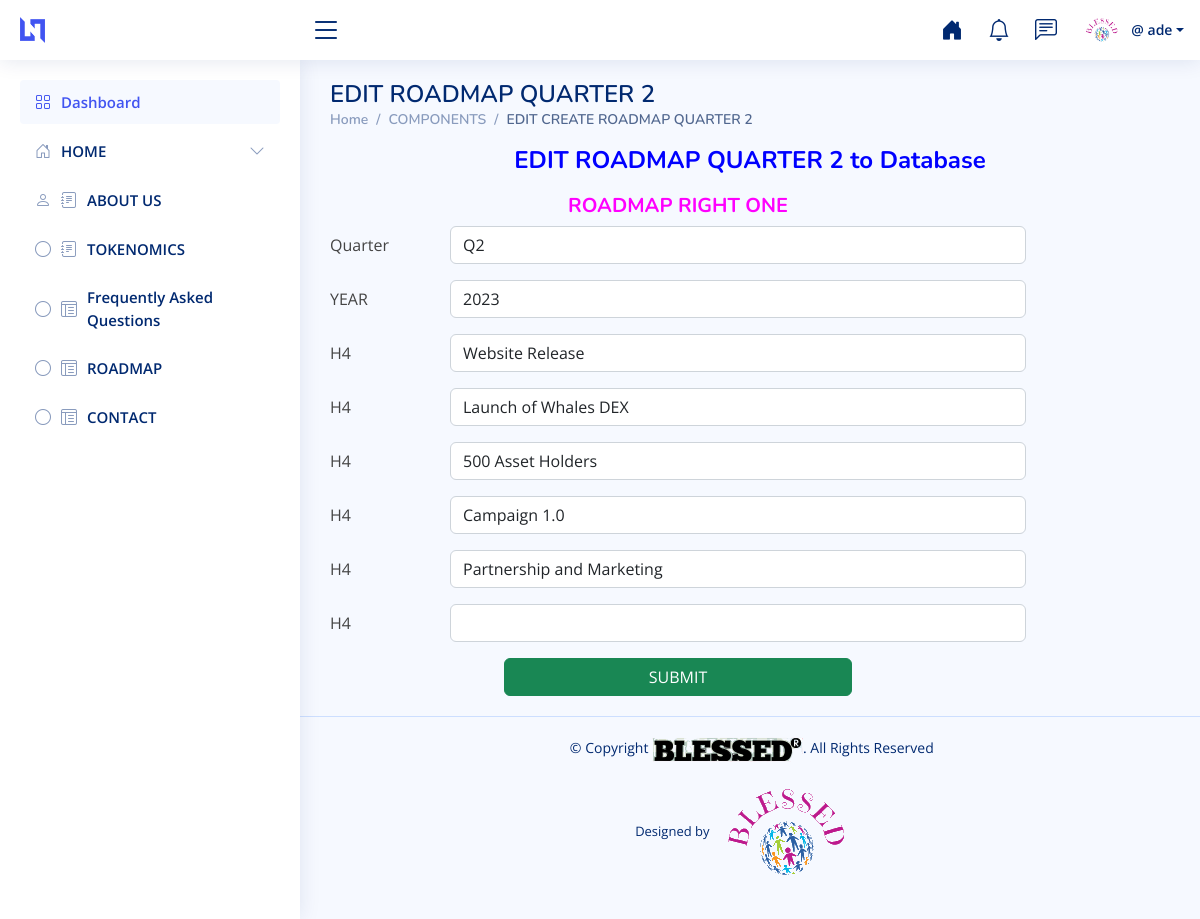
Page /EDIT-ROADMAP-LEFT/3 (signed in) on the committed database.
### ews_app/models.py (models this page shows, shortened)
class RoadmapL1(models.Model):
    hone = models.CharField(max_length=77)
    h_two = models.CharField(max_length=77, blank=True, null=True)
    h_three = models.CharField(max_length=77, blank=True, null=True)
    h_four = models.CharField(max_length=77, blank=True, null=True)
    h_five = models.CharField(max_length=77, blank=True, null=True)
    h_six = models.CharField(max_length=77, blank=True, null=True)
    Quarter = models.CharField(max_length=3)
    year = models.CharField(max_length=4)

### ews_app/views.py (the view, shortened to what this page needs)
# urls.py: path('EDIT-ROADMAP-LEFT/<str:pk>', views.EditRoadmapLeft1, name='edit_create_map_L'),
def EditRoadmapLeft1(request, pk):
    rmr = RoadmapL1.objects.get(id=pk)
    context = {
        'rmr': rmr
    }
    return render(request, 'ews_app/edit_rml.html', context)

### ews_app/templates/ews_app/edit_rml.html (shortened to what this page needs)
{% extends 'ews_app/base.html' %}
{% load static %}
{% block content %}
<main id="main" class="main">
    <div class="pagetitle">
      <h1> EDIT ROADMAP QUARTER 2</h1>
      <nav>
        <ol class="breadcrumb">
          <li class="breadcrumb-item"><a href="{% url 'ews_app:ad-hm' %}">Home</a></li>
          <li class="breadcrumb-item">COMPONENTS</li>
          <li class="breadcrumb-item active"> EDIT CREATE ROADMAP QUARTER 2</li>
        </ol>
      </nav>
    </div>
   <section class="section">
        <div class="row">
                {% if user.is_authenticated %}
                <h4 class="text-center" style="color: blue; font-weight: 700;">  EDIT  ROADMAP QUARTER 2 to Database</h4>
                    <br><br>
                    {% if submitted %}
                        The ROADMAP QUARTER 2 was submitted Successfully
                    {% else %}
                        <div class="col-lg-10">
                            <h5 class="text-center" style="color: magenta; font-weight: 700;">ROADMAP RIGHT ONE </h5>
                          <form action="" method="POST" >
                               <div class="row mb-3">
                                <label for="" class="col-sm-2 col-form-label">Quarter</label>
                                <div class="col-sm-10">
                                  <input type="text" name="rmrQR" class="form-control" value="{{rmr.Quarter}}">
                                </div>
                              </div>
                              <div class="row mb-3">
                                <label for="" class="col-sm-2 col-form-label">YEAR</label>
                                <div class="col-sm-10">
                                  <input type="text" name="rmrYR" class="form-control" value="{{rmr.year}}" >
                                </div>
                              </div>
                              <div class="row mb-3">
                                <label for="" class="col-sm-2 col-form-label">H4</label>
                                <div class="col-sm-10">
                                  <input type="text" name="rmrhone" class="form-control" value="{{rmr.hone}}">
                                </div>
                              </div>
                              <div class="row mb-3">
                                <label for="" class="col-sm-2 col-form-label">H4</label>
                                <div class="col-sm-10">
                                  <input type="text" name="rmrh_two" class="form-control" value="{{rmr.h_two}}" >
                                </div>
                              </div>
                              <div class="row mb-3">
                                <label for="" class="col-sm-2 col-form-label">H4</label>
                                <div class="col-sm-10">
                                  <input type="text" name="rmrh_three" class="form-control" value="{{rmr.h_three}}">
                                </div>
                              </div>
                              <div class="row mb-3">
                                <label for="" class="col-sm-2 col-form-label">H4</label>
                                <div class="col-sm-10">
                                  <input type="text" name="rmrh_four" class="form-control" value="{{rmr.h_four}}" >
                                </div>
                              </div>
                              <div class="row mb-3">
                                <label for="" class="col-sm-2 col-form-label">H4</label>
                                <div class="col-sm-10">
                                  <input type="text" name="rmrh_five" class="form-control" value="{{rmr.h_five}}" >
                                </div>
                              </div>
                              <div class="row mb-3">
                                <label for="" class="col-sm-2 col-form-label">H4</label>
                                <div class="col-sm-10">
                                  <input type="text" name="rmrh_six" class="form-control" value="{{rmr.h_six}}" >
                                </div>
                              </div>
                            <center> <input type="submit" class="btn btn-success col-6 " value="SUBMIT"></center>
                          </form>
                        </div>
                        <br><br><br>
                    {% endif %}
                {% else %}
                <p>You are not allowed here</p>
        {% endif %}
        </div>
    </section>
</main>
{% endblock content %}

### ews_app/templates/ews_app/header.html (shortened to what this page needs)
{% load static %}
  <header id="header" class="header fixed-top d-flex align-items-center">
    <div class="d-flex align-items-center justify-content-between">
      <a href="{% url 'ews_app:ad-hm' %}" class="logo d-flex align-items-center">
        <img src="assets/img/logo.png" alt="">
        <span class="d-none d-lg-block"><img src="" alt=""></span>
      </a>
      <i class="bi bi-list toggle-sidebar-btn"></i>
    </div>
    <nav class="header-nav ms-auto">
      <ul class="d-flex align-items-center">
        <li class="nav-item ">
          <a target="_blank" href="/" class="nav-link nav-icon">
            <i class="bi bi-house-door-fill"></i>
          </a>
        </li>
        <li class="nav-item dropdown">
          <a class="nav-link nav-icon" href="#" data-bs-toggle="dropdown">
            <i class="bi bi-bell"></i>
          </a>
        </li>
        <li class="nav-item dropdown">
          <a class="nav-link nav-icon" href="#" data-bs-toggle="dropdown">
            <i class="bi bi-chat-left-text"></i>
          </a>
        </li>
        <li class="nav-item dropdown pe-3">
          <a class="nav-link nav-profile d-flex align-items-center pe-0" href="#" data-bs-toggle="dropdown">
            {% if profile.profile_image %}
                <img src="{{ profile.profile_image.url }}" width="50" height="50" class=" rounded-circle" alt="{{ profile.user.username }}">
            {% else %}
                <img src="{% static 'images/78.png' %}" class="img-fluid rounded-start">
            {% endif %}
            <span class="d-none d-md-block dropdown-toggle ps-2">@ {{user}}</span>
          </a>
        </li>
      </ul>
    </nav>
  </header>

### static/adm/assets/css/style.css (style rules this page uses)
:root { scroll-behavior: smooth; }
body { font-family: "Open Sans", sans-serif; background: #f6f9ff; color: #444444; }
a { color: #4154f1; text-decoration: none; }
h1, h2, h3, h4, h5, h6 { font-family: "Nunito", sans-serif; }
#main { margin-top: 60px; padding: 20px 30px; transition: all 0.3s; }
.pagetitle { margin-bottom: 10px; }
.pagetitle h1 { font-size: 24px; margin-bottom: 0; font-weight: 600; color: #012970; }
.breadcrumb { font-size: 14px; font-family: "Nunito", sans-serif; color: #899bbd; font-weight: 600; }
.breadcrumb a { color: #899bbd; transition: 0.3s; }
.breadcrumb .breadcrumb-item::before { color: #899bbd; }
.breadcrumb .active { color: #51678f; font-weight: 600; }
.logo { line-height: 1; }
@media (min-width: 1200px) { .logo { width: 280px; } }
.logo img { max-height: 26px; margin-right: 6px; }
.logo span { font-size: 26px; font-weight: 700; color: #012970; font-family: "Nunito", sans-serif; }
.header { transition: all 0.5s; z-index: 997; height: 60px; box-shadow: 0px 2px 20px rgba(1, 41, 112, 0.1); background-color: #fff; padding-left: 20px; }
.header .toggle-sidebar-btn { font-size: 32px; padding-left: 10px; cursor: pointer; color: #012970; }
.header-nav ul { list-style: none; }
.header-nav>ul { margin: 0; padding: 0; }
.header-nav .nav-icon { font-size: 22px; color: #012970; margin-right: 25px; position: relative; }
.header-nav .nav-profile { color: #012970; }
.header-nav .nav-profile img { max-height: 36px; }
.header-nav .nav-profile span { font-size: 14px; font-weight: 600; }
@media (min-width: 1200px) { #main, #footer { margin-left: 300px; } }

### rows in the picture
RoadmapL1: rmrQR "Q2", rmrYR "2023", rmrhone "Website Release", rmrh_two "Launch of Whales DEX", rmrh_three "500 Asset Holders", rmrh_four "Campaign 1.0", rmrh_five "Partnership and Marketing"

### other values in the picture
{{ user }} "ade"
